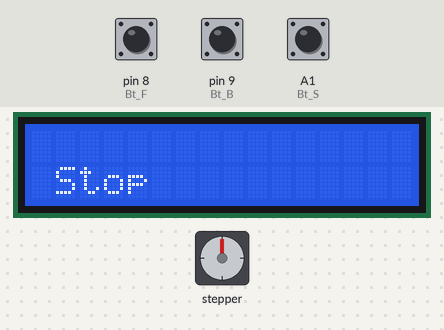
Simulated run of this sketch. Board: Arduino Uno, built with avr-gcc and run on an emulated ATmega328P. Parts: stepper motor, 16×2 character LCD. Wiring (inferred from the names in the program): stepper motor driver (1600 steps per turn assumed): step pin 5; direction pin 3. Inputs (shaded band) come from the test bench; at power-on: pin 8 (Bt_F) HIGH, pin 9 (Bt_B) HIGH, A1 (Bt_S) HIGH.

Above: at 1.2 s.
1.3 s: pin 8 (Bt_F) pulled LOW for 0.15 s
At 1.67 s:
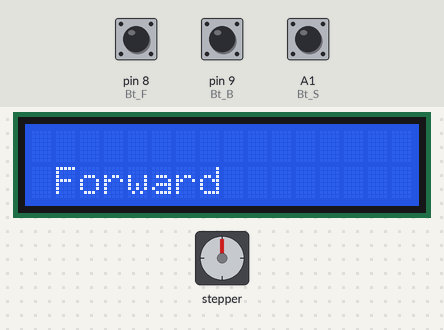
4.0 s: pin 9 (Bt_B) pulled LOW for 0.15 s
At 4.59 s:
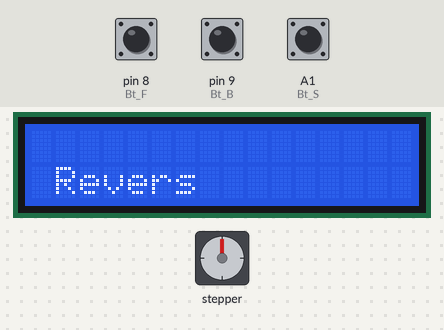
7.0 s: A1 (Bt_S) pulled LOW for 0.15 s
At 8.3 s:
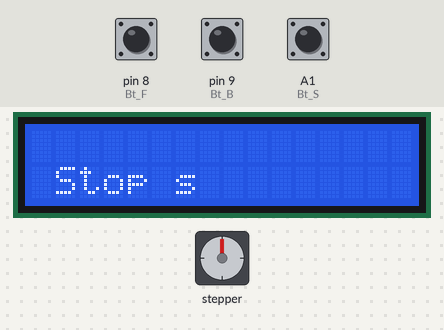
8.6 s: pin 8 (Bt_F) pulled LOW for 1 s
At 12.53 s:
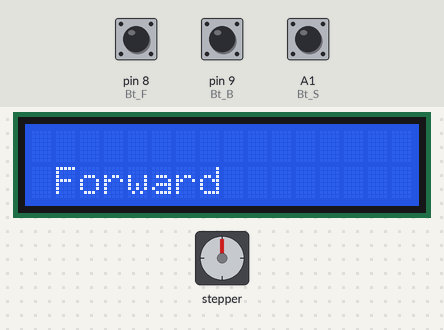
12.6 s: A1 (Bt_S) pulled LOW for 1 s
At 13.3 s:
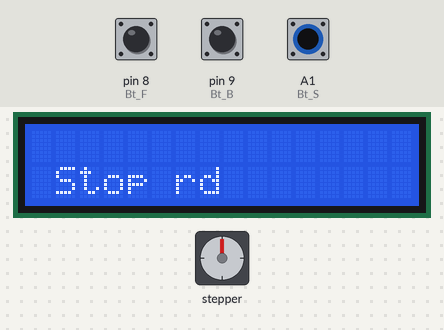
15.1 s: pin 9 (Bt_B) pulled LOW for 1 s
At 16.19 s:
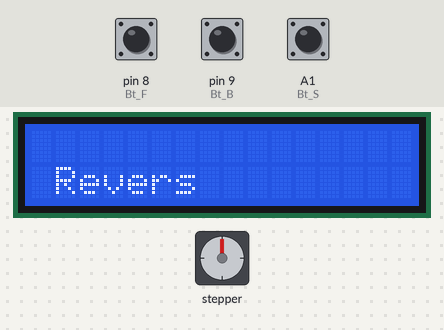
Timing chart, 0 to 20.1 s (numbered marks = the images above; inputs shaded):
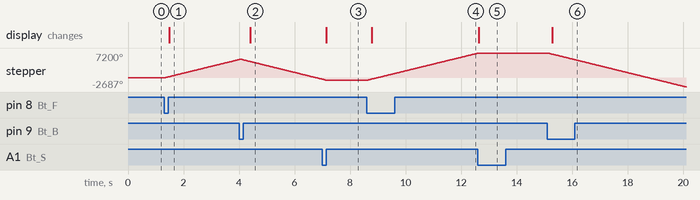

The sketch:

hybrid_servo.ino
```cpp
#include <Wire.h>
#include <LiquidCrystal_I2C.h>
LiquidCrystal_I2C lcd(0x27, 16, 2);
#define Bt_F 8
#define Bt_S A1
#define Bt_B 9
#define dirPin 3
#define stepPin 5
#define stepsPerRevolution 1600
int Mode=0;
void setup() {
  // Declare pins as output:
  pinMode(stepPin, OUTPUT);
  pinMode(dirPin, OUTPUT);
  pinMode(Bt_F, INPUT_PULLUP);
  pinMode(Bt_S, INPUT_PULLUP);
  pinMode(Bt_B, INPUT_PULLUP);

  lcd.init();
  lcd.backlight();

}
void loop() {
  if(digitalRead (Bt_F) == 0) {Mode = 1;}
  if(digitalRead (Bt_S) == 0) {Mode = 0;}
  if(digitalRead (Bt_B) == 0) {Mode = 2;}
  lcd.setCursor(0,1);
  if(Mode == 1) {lcd.print(" Forward ");}
  if(Mode == 0) {lcd.print(" Stop ");}
  if(Mode == 2) {lcd.print(" Revers ");}

 if(Mode == 1) {
  // Set the spinning direction clockwise:
  digitalWrite(dirPin, HIGH);
  // Spin the stepper motor 1 revolution slowly:
  for (int i = 0; i < stepsPerRevolution; i++) {
    // These four lines result in 1 step:
    digitalWrite(stepPin, HIGH);
    delayMicroseconds(50);
    digitalWrite(stepPin, LOW);
    delayMicroseconds(50);
  }
 }


 if(Mode == 2) {
  // Set the spinning direction clockwise:
  digitalWrite(dirPin, LOW);
  // Spin the stepper motor 1 revolution slowly:
  for (int i = 0; i < stepsPerRevolution; i++) {
    // These four lines result in 1 step:
    digitalWrite(stepPin, HIGH);
    delayMicroseconds(50);
    digitalWrite(stepPin, LOW);
    delayMicroseconds(50);
  }
 }
}


// #include <LiquidCrystal_I2C.h>
// #include <SoftwareSerial.h>

// // Pin definitions
// const int reverseSwitch = 8;
// const int driverPul = 5;
// const int driverDir = 3;
// const int spd = A1;
// const int enableButtonPin = 9; // Button to enable/disable motor

// // LCD and Serial Communication
// SoftwareSerial espSerial(2, 4); // Rx - tx of ESP, TX - rx of ESP
// LiquidCrystal_I2C lcd(0x27, 16, 2); // I2C address 0x27, 16 columns and 2 rows

// // Variables
// int pd = 2000; // Pulse delay
// boolean setdir = LOW; // Set direction
// bool motorEnabled = true; // Motor starts enabled

// // Debounce variables
// unsigned long lastDebounceTime = 0;
// unsigned long debounceDelay = 50; // Debounce delay in milliseconds

// // Reverse motor direction function
// // void revmotor() {
// //   // Check if debounce time has passed
// //   if ((millis() - lastDebounceTime) > debounceDelay) {
// //     setdir = !setdir; // Toggle direction
// //     lastDebounceTime = millis(); // Update last debounce time
// //   }
// // }

// void setup() {
//   // Initialize pins
//   pinMode(driverPul, OUTPUT);
//   pinMode(driverDir, OUTPUT);
//   pinMode(reverseSwitch, INPUT_PULLUP);
//   pinMode(enableButtonPin, INPUT_PULLUP); // Enable internal pull-up resistor

//   // Attach interrupt to reverse switch
//   // attachInterrupt(digitalPinToInterrupt(reverseSwitch), revmotor, FALLING);

//   // Initialize Serial communication
//   Serial.begin(9600);
//   espSerial.begin(9600);

//   // Initialize LCD
//   lcd.init();
//   lcd.backlight();
//   lcd.setCursor(0, 0);
//   lcd.print("   WELCOME... ");
//   delay(2000); // Display welcome message for 2 seconds
// }

// void loop() {
//   // Read potentiometer value for speed control
//   int potValue = analogRead(spd);
//   pd = map(potValue, 0, 1023, 15000, 2000);

//   // Calculate motor speed in RPM
//   float stepsPerSecond = 1000000.0 / (pd * 2); // Convert microseconds to seconds
//   float rpm = (stepsPerSecond * 60) / 1600; // Steps per revolution is 1600

//   // // Read enable button state
//   // if (digitalRead(enableButtonPin) == LOW) {
//   //   delay(1); // Debounce delay
//   //   motorEnabled = !motorEnabled;
//   //   while (digitalRead(enableButtonPin) == LOW); // Wait for button release
//   // }
//   digitalRead(enableButtonPin);
//   // motorEnabled = !motorEnabled

//   // Set motor direction
//   // digitalWrite(driverDir, setdir);

//   // Rotate the motor if enabled

//     digitalWrite(driverPul, HIGH);
//     delayMicroseconds(pd);
//     digitalWrite(driverPul, LOW);
//     delayMicroseconds(pd);


//   // Update LCD display
//   lcd.clear();
//   lcd.setCursor(0, 0);
//   lcd.print("Pwr:");
//   lcd.print(motorEnabled ? "On " : "Off");
//   lcd.print(" Dir:");
//   lcd.print(setdir ? "CW" : "CCW");

//   lcd.setCursor(0, 1);
//   lcd.print("Speed: ");
//   lcd.print(rpm);
//   lcd.print(" RPM");

//   // Send data to ESP
//   espSerial.print(setdir);
//   espSerial.print(",");
//   espSerial.print(motorEnabled);
//   espSerial.print(",");
//   espSerial.println(rpm);

//   // Debugging output
//   Serial.print("Direction: ");
//   Serial.println(setdir ? "Clockwise" : "Counterclockwise");
//   Serial.print("Power status: ");
//   Serial.println(motorEnabled ? "Enabled" : "Disabled");
//   Serial.print("Motor speed (RPM): ");
//   Serial.println(rpm);

//   // delay(100); // Small delay for readability in the serial monitor
// }


// // //define pin

// int reverseSwitch =8;
// int driverPul = 5;
// int driverDir =3;
// int spd=A1;

// // variable
// int pd =2000; //pulse delat
// boolean setdir = LOW; //set direction

// unsigned long lastDebounceTime = 0;
// unsigned long debounceDelay = 50; // Debounce delay in milliseconds

// // Reverse motor direction function
// // void revmotor() {
// //   // Check if debounce time has passed
// //   if ((millis() - lastDebounceTime) > debounceDelay) {
// //     setdir = !setdir; // Toggle direction
// //     lastDebounceTime = millis(); // Update last debounce time
// //   }
// // }
// void setup(){
//   pinMode(driverPul, OUTPUT);
//   pinMode(driverDir, OUTPUT);
//   pinMode(reverseSwitch, INPUT_PULLUP);
//   // attachInterrupt(digitalPinToInterrupt(reverseSwitch), revmotor,FALLING);


// }
// void loop(){
//   pd = map((analogRead(spd)), 0, 1023, 15000, 2000);
//   digitalWrite(reverseSwitch, setdir ? HIGH : LOW);
//   digitalWrite(driverDir,setdir);
//   digitalWrite(driverPul,HIGH);
//   delayMicroseconds(pd);
//   digitalWrite(driverPul,LOW);
//   delayMicroseconds(pd);
// }


// // NOTE:to controll moter direction using pin set DIP switch(SW2) to OFF
// // to control dir using SW2 disable/comment codes related with dirPin

// // Define pin numbers
// const int pulsePin = 5;
// const int dirPin = 3;
// const int enablePin = 6;
// const int potPin = A1;
// const int dirButtonPin = 9;
// const int enableButtonPin = 8;

// // Variables for button states
// bool direction = LOW;
// bool motorEnabled = true;

// void setup() {
//     // Initialize serial communication
//     Serial.begin(9600);
//     // Set pin modes
//     pinMode(pulsePin, OUTPUT);
//     pinMode(dirPin, OUTPUT);
//     pinMode(enablePin, OUTPUT);
//     pinMode(dirButtonPin, INPUT_PULLUP);
//     pinMode(enableButtonPin, INPUT_PULLUP);

//     // Initial state
//     digitalWrite(dirPin, direction);
//     // digitalWrite(enablePin, motorEnabled ? HIGH : LOW);  // Enable is active LOW
//     digitalWrite(enablePin,LOW);  // Enable is active LOW

// }

// void loop() {
//     // Read potentiometer value
//     int potValue = analogRead(potPin);
//     int delayTime = map(potValue, 0, 1023, 40000, 10000);  // Map to appropriate delay for speed control

//     // Read direction button state
//     // if (digitalRead(dirButtonPin) == LOW) {
//     //     delay(50);  // Debounce delay
//     //     direction = !direction;
//     //     digitalWrite(dirPin, direction);
//     //     while (digitalRead(dirButtonPin) == LOW);  // Wait for button release
//     // }

//     // Read enable button state
//     if (digitalRead(enableButtonPin) == LOW) {
//         delay(50);  // Debounce delay
//         motorEnabled = !motorEnabled;
//         digitalWrite(enablePin, motorEnabled ? LOW : HIGH);  // Enable is active LOW
//         while (digitalRead(enableButtonPin) == LOW);  // Wait for button release
//     }

// // // If motor is enabled, generate pulses

//     if (motorEnabled) {
//         digitalWrite(pulsePin, HIGH); //sets the pulse pin high.
//         delayMicroseconds(delayTime);  //waits for the specified time
//         digitalWrite(pulsePin, LOW); //sets the pulse pin low.
//         delayMicroseconds(delayTime); // waits again.
//         Serial.println("motor is enable the state is  :: " + String(digitalRead(enablePin)));

//         // Adjust pulseDelay to control the speed. Lower values increase speed, and higher values decrease speed.
//         //the value is controlled with the POT

//     }

//     Serial.println("delay time speed :: " + String(delayTime));
//     Serial.println("motor state :: " + String(motorEnabled));
//     // Serial.println("direction of motor :: " + String(direction));
//     delay(1000);
// }


// #include <AccelStepper.h>

// // Define pin numbers
// const int pulsePin = 2; // STEP
// const int dirPin = 3; // DIR - Note: Not used for direction control in this setup
// const int enablePin = 4; // ENABLE
// const int potPin = A0; // Potentiometer for speed control
// const int enableButtonPin = A2; // Button to enable/disable motor

// // Create an instance of the AccelStepper class
// AccelStepper stepper(AccelStepper::DRIVER, pulsePin, dirPin);

// // Variables for button states
// bool motorEnabled = true;

// void setup() {
//     // Initialize serial communication
//     Serial.begin(9600);

//     // Set pin modes
//     pinMode(enablePin, OUTPUT);
//     pinMode(enableButtonPin, INPUT_PULLUP);

//     // Initial state
//     digitalWrite(enablePin, motorEnabled ? LOW : HIGH);  // Enable is active LOW

//     // Set maximum speed and acceleration
//     stepper.setMaxSpeed(1000);  // Adjust to your needs
//     stepper.setAcceleration(100);  // Adjust to your needs
// }

// void loop() {
//     // Read potentiometer value
//     int potValue = analogRead(potPin);
//     int motorSpeed = map(potValue, 0, 1023, 0, 1000);  // Map to appropriate speed range

//     // Read enable button state
//     if (digitalRead(enableButtonPin) == LOW) {
//         delay(50);  // Debounce delay
//         motorEnabled = !motorEnabled;
//         digitalWrite(enablePin, motorEnabled ? LOW : HIGH);  // Enable is active LOW
//         while (digitalRead(enableButtonPin) == LOW);  // Wait for button release
//     }

//     // If motor is enabled, set speed and move
//     if (motorEnabled) {
//         stepper.setSpeed(motorSpeed);
//         stepper.runSpeed();
//     }

//     Serial.println("Motor speed :: " + String(motorSpeed));
//     Serial.println("Motor enabled :: " + String(motorEnabled));
//     delay(500);
// }
```

Measured:
- after the input at 1.3 s, stepper: keeps turning clockwise at about 1990°/s, starting at once; the display: changes after 0.19 s (image 1)
- after the input at 4.0 s, the display: changes after 0.41 s (image 2)
- after the input at 7.0 s, the display: changes after 0.14 s (image 3)
- after the input at 8.6 s, stepper: keeps turning clockwise at about 1984°/s, starting at once; the display: changes after 0.18 s (image 4)
- after the input at 12.6 s, stepper: goes on until 12.6 s, then stays 7200°; the display: changes at once (image 5)
- after the input at 15.1 s, stepper: keeps turning counter-clockwise at about 1989°/s, starting at once; the display: changes after 0.18 s (image 6)
